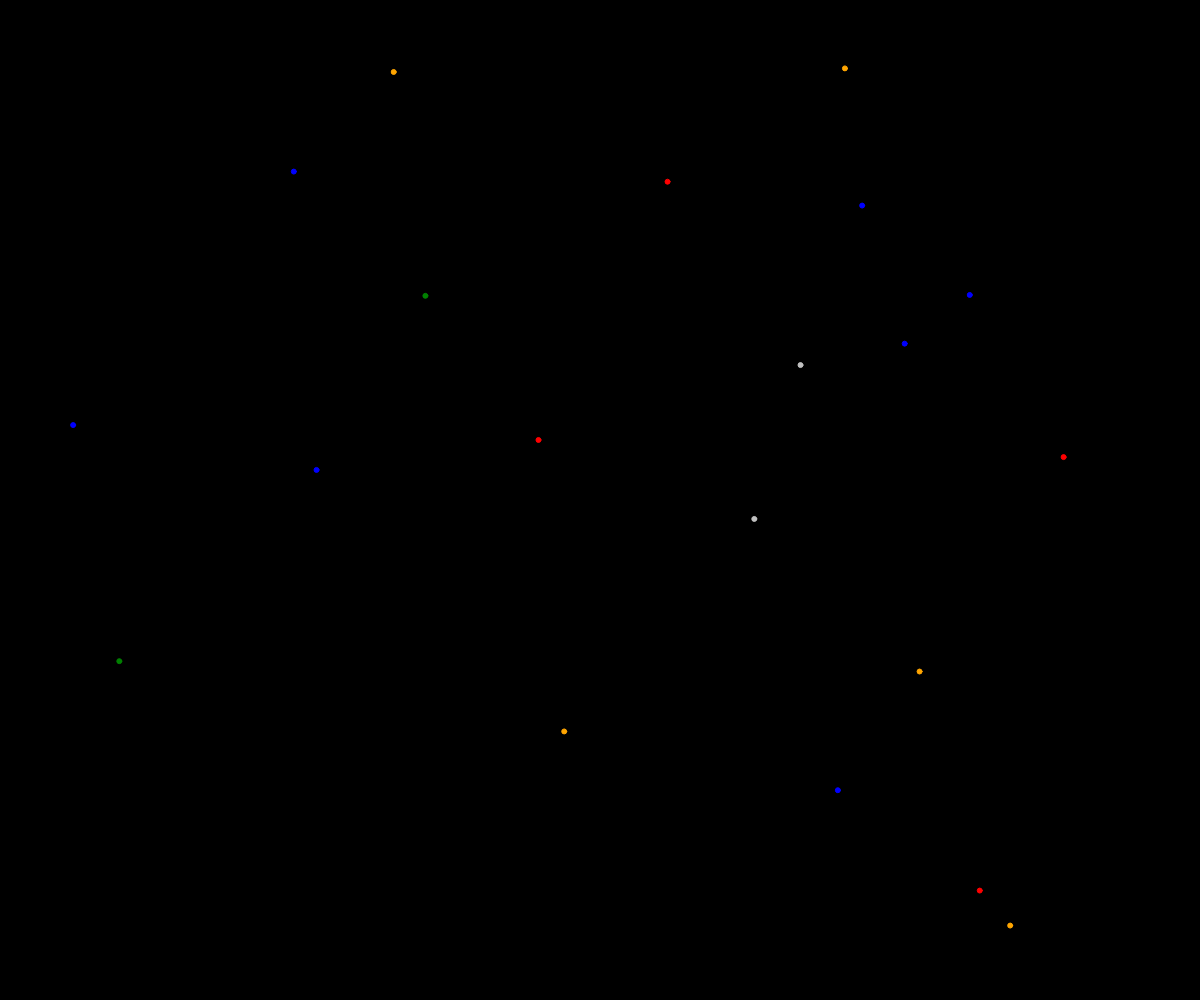
Frame 1 (no input)
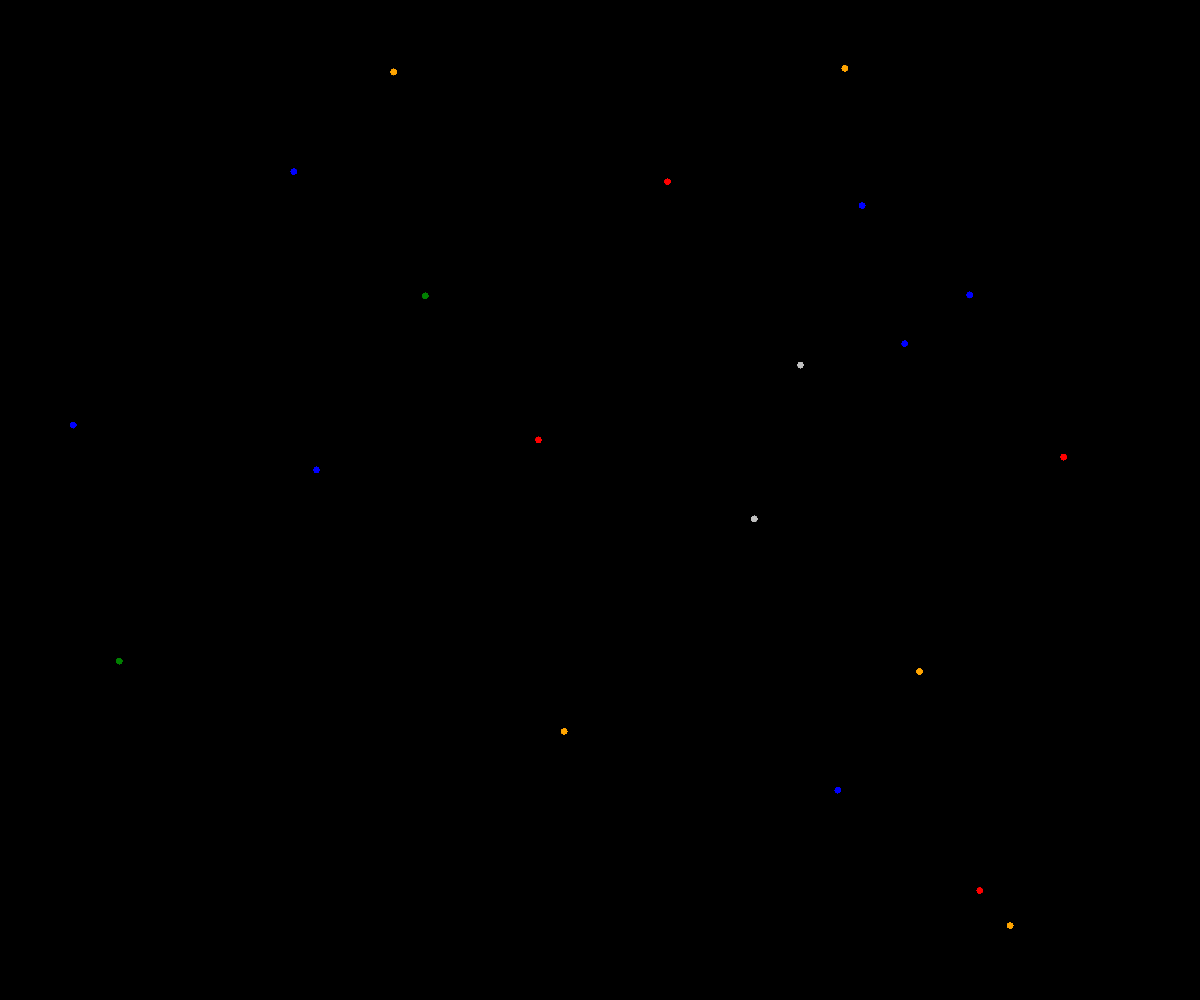
Frame 60 (no input)
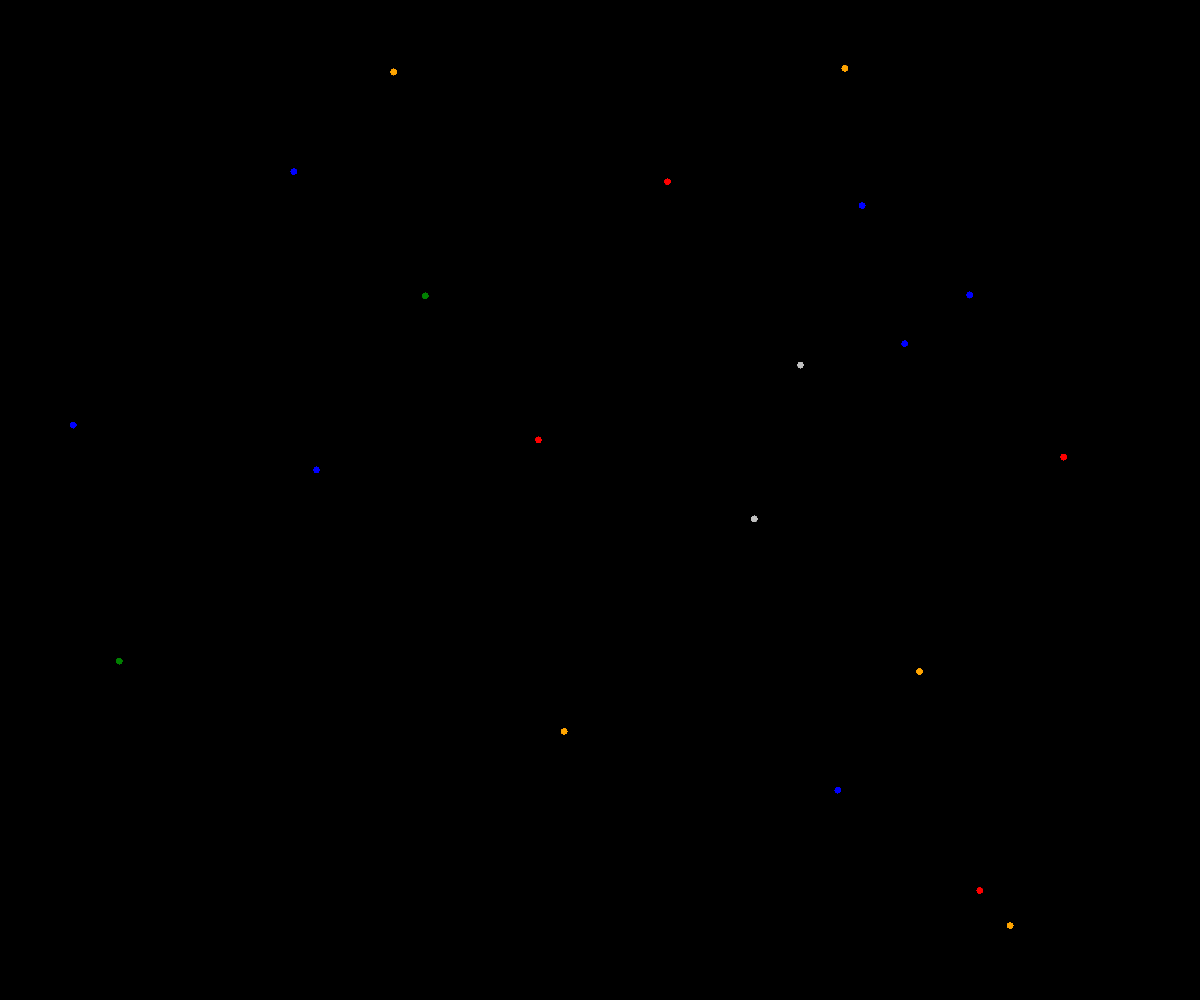
Frame 120 (the mouse pressed at the canvas centre since frame 60)

The p5.js sketch that drew these frames (run headless with seeded random() and noise() and a simulated clock; from frame 60 on, the mouse is pressed at the canvas centre):

// p5.js sketch
// ── sketch.js
// Displaying Different Species of Booby Traps
// Jienan Chen
// May 26, 2019
//
// Extra for Experts:
// - describe what you did to take this project "above and beyond"



class WeakestBoobytraps {
  constructor(x, y) {
    this.x = x;
    this.y = y;
  }

  display() {
    fill("blue");
    stroke("blue");
    ellipse(this.x, this.y, 5, 5);
  }
}

class SecondWeakestBoobytraps {
  constructor(x, y) {
    this.x = x;
    this.y = y;
  }

  display() {
    fill("orange");
    stroke("orange");
    ellipse(this.x, this.y, 5, 5);
  }
}

class MediocreBoobytraps {
  constructor(x, y) {
    this.x = x;
    this.y = y;
  }

  display() {
    ellipseMode(CENTER);
    fill("red");
    stroke("red");
    ellipse(this.x, this.y, 5, 5);
  }
}

class SecondMostPowerfulBoobytraps {
  constructor(x, y) {
    this.x = x;
    this.y = y;
  }

  display() {
    ellipseMode(CENTER);
    fill("green");
    stroke("green");
    ellipse(this.x, this.y, 5, 5);
  }
}

class MostPowerfulBoobytraps {
  constructor(x, y) {
    this.x = x;
    this.y = y;
  }

  display() {
    ellipseMode(CENTER);
    fill("silver");
    stroke("silver");
    ellipse(this.x, this.y, 5, 5);
  }
}

let weakestTraps = [];
let nextWeakestTraps = [];
let mediocreTraps = [];
let secondMostPowerfulTraps = [];
let best = [];

function setup() {
  createCanvas(windowWidth, windowHeight);
  background(0);
  for (let i = 0; i < 7; i++) {
    let someWeakTrap = new WeakestBoobytraps(random(width + 7), random(height - 7));
    weakestTraps.push(someWeakTrap);
  }
  for (let i = 0; i < 5; i++) {
    let someOtherWeakTrap = new SecondWeakestBoobytraps(random(width + 7), random(height - 7));
    nextWeakestTraps.push(someOtherWeakTrap);
  }
  for (let i = 0; i < 4; i++) {
    let someMediocreTrap = new MediocreBoobytraps(random(width + 7), random(height - 7));
    mediocreTraps.push(someMediocreTrap);
  }
  for (let i = 0; i < 2; i++) {
    let someAlmostTrap = new SecondMostPowerfulBoobytraps(random(width + 13), random(height - 6));
    secondMostPowerfulTraps.push(someAlmostTrap);
  }
  for (let i = 0; i < 2; i++) {
    let someGoodTrap = new MostPowerfulBoobytraps(random(width + 13), random(height - 6));
    best.push(someGoodTrap);
  }
}

function draw() {
  for (let i = 0; i< weakestTraps.length; i++) {
    weakestTraps[i].display();
  }
  for (let i = 0; i< nextWeakestTraps.length; i++) {
    nextWeakestTraps[i].display();
  }
  for (let i = 0; i< mediocreTraps.length; i++) {
    mediocreTraps[i].display();
  }
  for (let i = 0; i< secondMostPowerfulTraps.length; i++) {
    secondMostPowerfulTraps[i].display();
  }
  for (let i = 0; i< best.length; i++) {
    best[i].display();
  }
}
